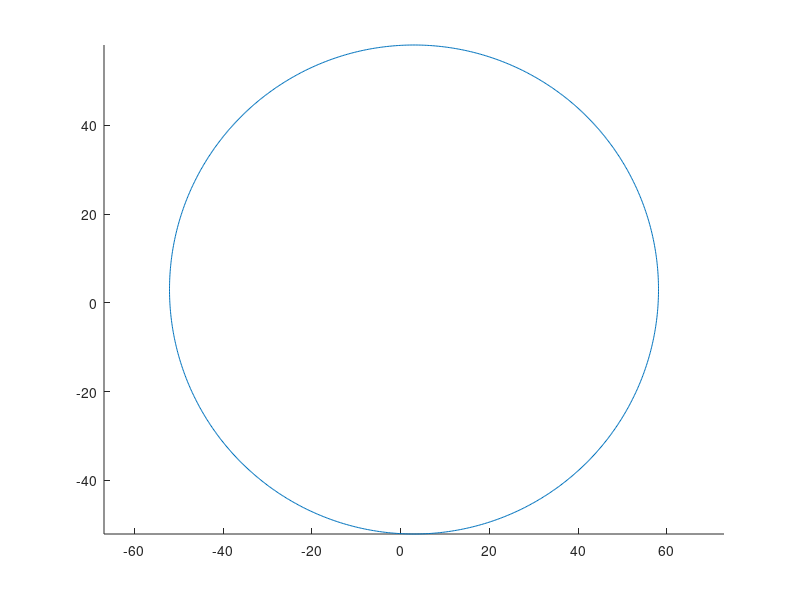

MATLAB code for this plot:
% xa = 93;
% ya = 6;
% f = @(xp, yp) (xa - xp)^2 + (ya - yp)^2 - (55.1)^2;
% fimplicit(f)
% axis equal

%// radius
r = 55.1;

%// center
c = [3 3];

%// number of points
n = 1000;

%// running variable
t = linspace(0,2*pi,n);

x = c(1) + r*sin(t);
y = c(2) + r*cos(t);

%// draw line
line(x,y)

%// or draw polygon if you want to fill it with color
%// fill(x,y,[1,1,1])
axis equal